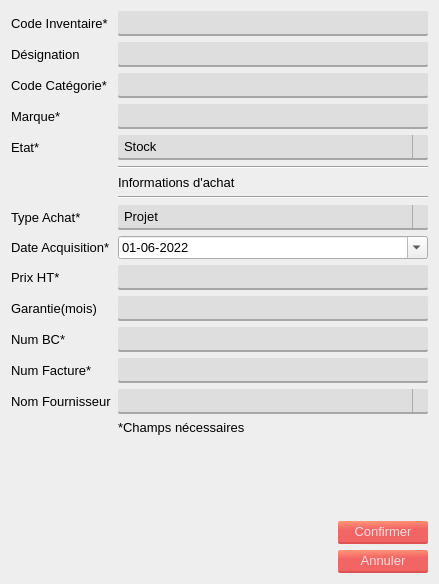
<?xml version="1.0" encoding="UTF-8"?>
<ui version="4.0">
 <class>Dialog</class>
 <widget class="QDialog" name="Dialog">
  <property name="windowModality">
   <enum>Qt::ApplicationModal</enum>
  </property>
  <property name="geometry">
   <rect>
    <x>0</x>
    <y>0</y>
    <width>439</width>
    <height>584</height>
   </rect>
  </property>
  <property name="windowTitle">
   <string>Ajouter materiel bureautique</string>
  </property>
  <property name="windowIcon">
   <iconset>
    <normaloff>icon.png</normaloff>icon.png</iconset>
  </property>
  <property name="styleSheet">
   <string notr="true">*{
	font: 10pt;
}
#Dialog{
	
	background-color: #eee;
	font: 10pt;
}

.QPushButton{
	border-radius: 2;
	background-color: qlineargradient(spread:pad, x1:0.548, y1:1, x2:0.469455, y2:0, stop:0.627119 rgba(242, 101, 101, 255), stop:1 rgba(255, 146, 117, 255));
	border-bottom: 2px solid;
	border-bottom-color:rgb(221, 83, 83);
	padding: 3px 16px;
	color:rgb(255, 221, 221);	
	font: 10pt;
}
.QPushButton:pressed{
	background-color: rgb(220, 91, 91);
	border-bottom-color: rgb(194, 73, 73);
}

.QLineEdit, .QTextEdit{
	border-radius: 2;
	border-bottom: 2px solid rgb(166, 166, 166);
	font: 10pt;
	padding: 3px 6px;
	
	background-color:rgb(222, 222, 222);
}

.QComboBox{
	border-radius: 2;
	background-color:rgb(222, 222, 222);
	border: none;
	padding: 3px 6px;
	border-bottom: 2px solid rgb(166, 166, 166);
}
.QComboBox::drop-down{
	 subcontrol-origin: padding;
    subcontrol-position: top right;
	
	border-left-width: 1px;
    border-left-color: darkgray;
    border-left-style: solid;
}
QComboBox:!editable:on, QComboBox::drop-down:editable:on {
    background: qlineargradient(x1: 0, y1: 0, x2: 0, y2: 1,
                                stop: 0 #D3D3D3, stop: 0.4 #D8D8D8,
                                stop: 0.5 #DDDDDD, stop: 1.0 #E1E1E1);
}</string>
  </property>
  <property name="modal">
   <bool>true</bool>
  </property>
  <layout class="QGridLayout" name="gridLayout">
   <item row="2" column="1">
    <spacer name="verticalSpacer">
     <property name="orientation">
      <enum>Qt::Vertical</enum>
     </property>
     <property name="sizeHint" stdset="0">
      <size>
       <width>20</width>
       <height>40</height>
      </size>
     </property>
    </spacer>
   </item>
   <item row="0" column="0" colspan="2">
    <layout class="QFormLayout" name="formLayout">
     <item row="0" column="0">
      <widget class="QLabel" name="codeInvLabel">
       <property name="text">
        <string>Code Inventaire*</string>
       </property>
      </widget>
     </item>
     <item row="0" column="1">
      <widget class="QLineEdit" name="codeinv"/>
     </item>
     <item row="1" column="0">
      <widget class="QLabel" name="numSerieLabel">
       <property name="text">
        <string>Désignation</string>
       </property>
      </widget>
     </item>
     <item row="1" column="1">
      <widget class="QLineEdit" name="designation"/>
     </item>
     <item row="2" column="0">
      <widget class="QLabel" name="codeCategorieLabel">
       <property name="text">
        <string>Code Catégorie*</string>
       </property>
      </widget>
     </item>
     <item row="2" column="1">
      <widget class="QLineEdit" name="codecat"/>
     </item>
     <item row="3" column="0">
      <widget class="QLabel" name="marqueLabel">
       <property name="text">
        <string>Marque*</string>
       </property>
      </widget>
     </item>
     <item row="3" column="1">
      <widget class="QLineEdit" name="mrq"/>
     </item>
     <item row="4" column="0">
      <widget class="QLabel" name="etatLabel">
       <property name="text">
        <string>Etat*</string>
       </property>
      </widget>
     </item>
     <item row="4" column="1">
      <widget class="QComboBox" name="et">
       <item>
        <property name="text">
         <string>Stock</string>
        </property>
       </item>
       <item>
        <property name="text">
         <string>En panne</string>
        </property>
       </item>
       <item>
        <property name="text">
         <string>Archive</string>
        </property>
       </item>
      </widget>
     </item>
     <item row="5" column="1">
      <widget class="Line" name="line">
       <property name="orientation">
        <enum>Qt::Horizontal</enum>
       </property>
      </widget>
     </item>
     <item row="6" column="1">
      <widget class="QLabel" name="label">
       <property name="text">
        <string>Informations d'achat</string>
       </property>
      </widget>
     </item>
     <item row="7" column="1">
      <widget class="Line" name="line_2">
       <property name="orientation">
        <enum>Qt::Horizontal</enum>
       </property>
      </widget>
     </item>
     <item row="8" column="0">
      <widget class="QLabel" name="typeAchatLabel">
       <property name="text">
        <string>Type Achat*</string>
       </property>
      </widget>
     </item>
     <item row="8" column="1">
      <widget class="QComboBox" name="tachat">
       <item>
        <property name="text">
         <string>Projet</string>
        </property>
       </item>
       <item>
        <property name="text">
         <string>Siège</string>
        </property>
       </item>
      </widget>
     </item>
     <item row="9" column="0">
      <widget class="QLabel" name="dateAcquisitionLabel">
       <property name="text">
        <string>Date Acquisition*</string>
       </property>
      </widget>
     </item>
     <item row="9" column="1">
      <widget class="QDateEdit" name="dtacq">
       <property name="frame">
        <bool>true</bool>
       </property>
       <property name="displayFormat">
        <string>dd-MM-yyyy</string>
       </property>
       <property name="calendarPopup">
        <bool>true</bool>
       </property>
       <property name="date">
        <date>
         <year>2022</year>
         <month>6</month>
         <day>1</day>
        </date>
       </property>
      </widget>
     </item>
     <item row="10" column="0">
      <widget class="QLabel" name="prixHTLabel">
       <property name="text">
        <string>Prix HT*</string>
       </property>
      </widget>
     </item>
     <item row="10" column="1">
      <widget class="QLineEdit" name="prixHTLineEdit"/>
     </item>
     <item row="11" column="0">
      <widget class="QLabel" name="garantieLabel">
       <property name="text">
        <string>Garantie(mois)</string>
       </property>
      </widget>
     </item>
     <item row="11" column="1">
      <widget class="QLineEdit" name="garantieLineEdit"/>
     </item>
     <item row="12" column="0">
      <widget class="QLabel" name="numBCLabel">
       <property name="text">
        <string>Num BC*</string>
       </property>
      </widget>
     </item>
     <item row="12" column="1">
      <widget class="QLineEdit" name="numBCLineEdit"/>
     </item>
     <item row="13" column="0">
      <widget class="QLabel" name="numFactureLabel">
       <property name="text">
        <string>Num Facture*</string>
       </property>
      </widget>
     </item>
     <item row="13" column="1">
      <widget class="QLineEdit" name="numFactureLineEdit"/>
     </item>
     <item row="14" column="0">
      <widget class="QLabel" name="nomFournisseurLabel">
       <property name="text">
        <string>Nom Fournisseur</string>
       </property>
      </widget>
     </item>
     <item row="14" column="1">
      <widget class="QComboBox" name="nomFournisseurComboBox"/>
     </item>
     <item row="15" column="1">
      <widget class="QLabel" name="label_2">
       <property name="text">
        <string>*Champs nécessaires</string>
       </property>
      </widget>
     </item>
    </layout>
   </item>
   <item row="4" column="1">
    <widget class="QPushButton" name="pushButton_2">
     <property name="maximumSize">
      <size>
       <width>100</width>
       <height>16777215</height>
      </size>
     </property>
     <property name="text">
      <string>Annuler</string>
     </property>
    </widget>
   </item>
   <item row="3" column="0">
    <spacer name="horizontalSpacer">
     <property name="orientation">
      <enum>Qt::Horizontal</enum>
     </property>
     <property name="sizeHint" stdset="0">
      <size>
       <width>40</width>
       <height>20</height>
      </size>
     </property>
    </spacer>
   </item>
   <item row="3" column="1">
    <widget class="QPushButton" name="confirmer_button">
     <property name="maximumSize">
      <size>
       <width>100</width>
       <height>16777215</height>
      </size>
     </property>
     <property name="text">
      <string>Confirmer</string>
     </property>
    </widget>
   </item>
  </layout>
 </widget>
 <resources/>
 <connections>
  <connection>
   <sender>pushButton_2</sender>
   <signal>clicked()</signal>
   <receiver>Dialog</receiver>
   <slot>close()</slot>
   <hints>
    <hint type="sourcelabel">
     <x>303</x>
     <y>227</y>
    </hint>
    <hint type="destinationlabel">
     <x>85</x>
     <y>219</y>
    </hint>
   </hints>
  </connection>
 </connections>
</ui>
